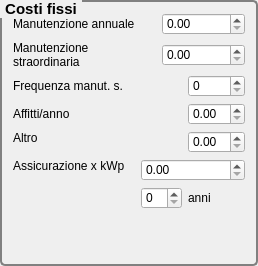
        <widget class="QGroupBox" name="groupBox">
         <property name="sizePolicy">
          <sizepolicy hsizetype="Expanding" vsizetype="Expanding">
           <horstretch>0</horstretch>
           <verstretch>0</verstretch>
          </sizepolicy>
         </property>
         <property name="font">
          <font>
           <pointsize>11</pointsize>
           <weight>75</weight>
           <bold>true</bold>
          </font>
         </property>
         <property name="toolTip">
          <string>&lt;p&gt;I valori monetari non percentuali sono intesi nell'unit&amp;agrave; monetaria corrente.&lt;/p&gt;</string>
         </property>
         <property name="styleSheet">
          <string notr="true"> 
QGroupBox {
     background-color: qlineargradient(x1: 0, y1: 0, x2: 0, y2: 1,
                                       stop: 0 #E0E0E0, stop: 1 #FFFFFF);
     border: 2px solid gray;
     border-radius: 5px;
     margin-top: 4ex; /* leave space at the top for the title */
 }
QGroupBox::title {
     subcontrol-origin: margin;
     subcontrol-position: top left; /* position at the top center */
     padding: 0 3px;
      
 }</string>
         </property>
         <property name="title">
          <string>Costi fissi</string>
         </property>
         <layout class="QGridLayout" name="gridLayout_12">
          <item row="0" column="0">
           <widget class="QLabel" name="label_11">
            <property name="text">
             <string>Manutenzione annuale</string>
            </property>
            <property name="wordWrap">
             <bool>true</bool>
            </property>
           </widget>
          </item>
          <item row="0" column="2" colspan="2">
           <widget class="QDoubleSpinBox" name="dManutenzioneAnno">
            <property name="sizePolicy">
             <sizepolicy hsizetype="Minimum" vsizetype="Fixed">
              <horstretch>0</horstretch>
              <verstretch>0</verstretch>
             </sizepolicy>
            </property>
            <property name="maximum">
             <double>20000.000000000000000</double>
            </property>
           </widget>
          </item>
          <item row="1" column="0">
           <widget class="QLabel" name="label_47">
            <property name="text">
             <string>Manutenzione straordinaria</string>
            </property>
            <property name="wordWrap">
             <bool>true</bool>
            </property>
           </widget>
          </item>
          <item row="1" column="2" colspan="2">
           <widget class="QDoubleSpinBox" name="dManutenzioneS">
            <property name="sizePolicy">
             <sizepolicy hsizetype="Minimum" vsizetype="Fixed">
              <horstretch>0</horstretch>
              <verstretch>0</verstretch>
             </sizepolicy>
            </property>
            <property name="maximum">
             <double>20000.000000000000000</double>
            </property>
           </widget>
          </item>
          <item row="2" column="0" colspan="2">
           <widget class="QLabel" name="label_48">
            <property name="text">
             <string>Frequenza manut. s.</string>
            </property>
           </widget>
          </item>
          <item row="2" column="3">
           <widget class="QSpinBox" name="dManutenzioneSFreq">
            <property name="sizePolicy">
             <sizepolicy hsizetype="Minimum" vsizetype="Fixed">
              <horstretch>0</horstretch>
              <verstretch>0</verstretch>
             </sizepolicy>
            </property>
           </widget>
          </item>
          <item row="3" column="0">
           <widget class="QLabel" name="label_13">
            <property name="text">
             <string>Affitti/anno</string>
            </property>
           </widget>
          </item>
          <item row="3" column="3">
           <widget class="QDoubleSpinBox" name="dAffitti">
            <property name="sizePolicy">
             <sizepolicy hsizetype="Minimum" vsizetype="Fixed">
              <horstretch>0</horstretch>
              <verstretch>0</verstretch>
             </sizepolicy>
            </property>
           </widget>
          </item>
          <item row="4" column="0">
           <widget class="QLabel" name="label_17">
            <property name="text">
             <string>Altro</string>
            </property>
           </widget>
          </item>
          <item row="4" column="3" rowspan="2">
           <widget class="QDoubleSpinBox" name="dAltro">
            <property name="sizePolicy">
             <sizepolicy hsizetype="Minimum" vsizetype="Fixed">
              <horstretch>0</horstretch>
              <verstretch>0</verstretch>
             </sizepolicy>
            </property>
           </widget>
          </item>
          <item row="5" column="0" rowspan="2">
           <widget class="QLabel" name="label_19">
            <property name="text">
             <string>Assicurazione x kWp</string>
            </property>
            <property name="wordWrap">
             <bool>true</bool>
            </property>
           </widget>
          </item>
          <item row="6" column="1" colspan="3">
           <widget class="QDoubleSpinBox" name="dAssicurazione">
            <property name="sizePolicy">
             <sizepolicy hsizetype="Minimum" vsizetype="Fixed">
              <horstretch>0</horstretch>
              <verstretch>0</verstretch>
             </sizepolicy>
            </property>
            <property name="maximum">
             <double>1000000000.000000000000000</double>
            </property>
           </widget>
          </item>
          <item row="7" column="1" colspan="2">
           <widget class="QSpinBox" name="dAssicurazioneAnni">
            <property name="sizePolicy">
             <sizepolicy hsizetype="Minimum" vsizetype="Fixed">
              <horstretch>0</horstretch>
              <verstretch>0</verstretch>
             </sizepolicy>
            </property>
           </widget>
          </item>
          <item row="7" column="3">
           <widget class="QLabel" name="label_55">
            <property name="text">
             <string>anni</string>
            </property>
           </widget>
          </item>
          <item row="8" column="2">
           <spacer name="verticalSpacer_6">
            <property name="orientation">
             <enum>Qt::Vertical</enum>
            </property>
            <property name="sizeHint" stdset="0">
             <size>
              <width>20</width>
              <height>44</height>
             </size>
            </property>
           </spacer>
          </item>
         </layout>
        </widget>
